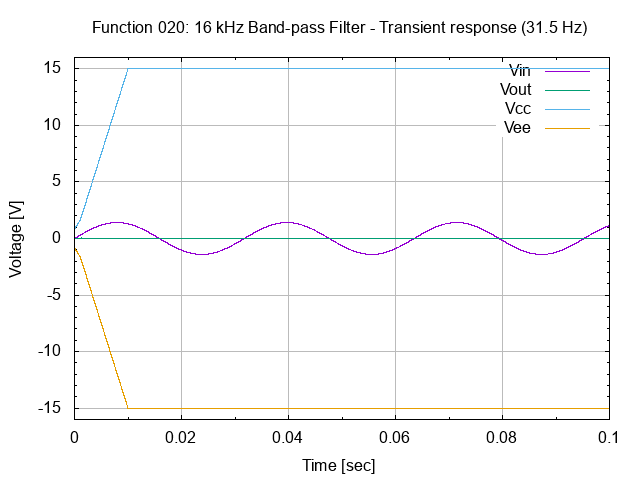

This chart was generated by the following gnuplot code:
# set terminal
set term png

#set graph
set output "26.020.00.01.02.01.png"
set title "Function 020: 16 kHz Band-pass Filter - Transient response (31.5 Hz)"

# setup Y-axis
set yrange [-16:16]
set grid ytics lt 1 lw 1 lc rgb "#bbbbbb"
set mytics
set ylabel "Voltage [V]"

# setup X-axis
set grid xtics lt 1 lw 1 lc rgb "#bbbbbb"
set mxtics
set xlabel "Time [sec]"

# setup plot style
set style data lines
plot '26.020.00.01.02.dat' using 1:2 title "Vin", \
     '26.020.00.01.02.dat' using 1:3 title "Vout", \
     '26.020.00.01.02.dat' using 1:4 title "Vcc", \
     '26.020.00.01.02.dat' using 1:5 title "Vee"

# set output back to default
set output

# reset terminal type
set terminal pop
